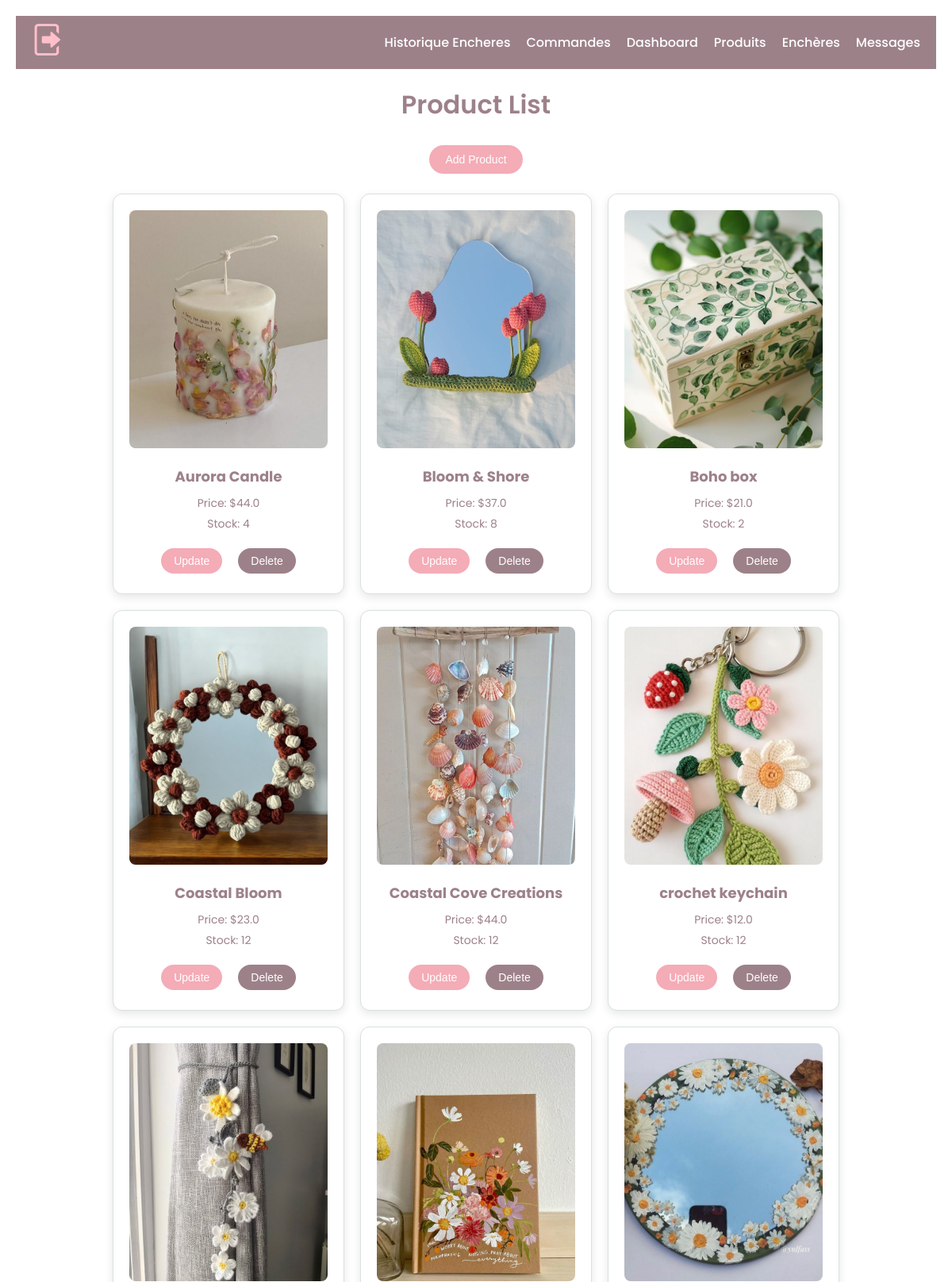
Before: /gestion_produits (signed in, upper part) with the older database file.
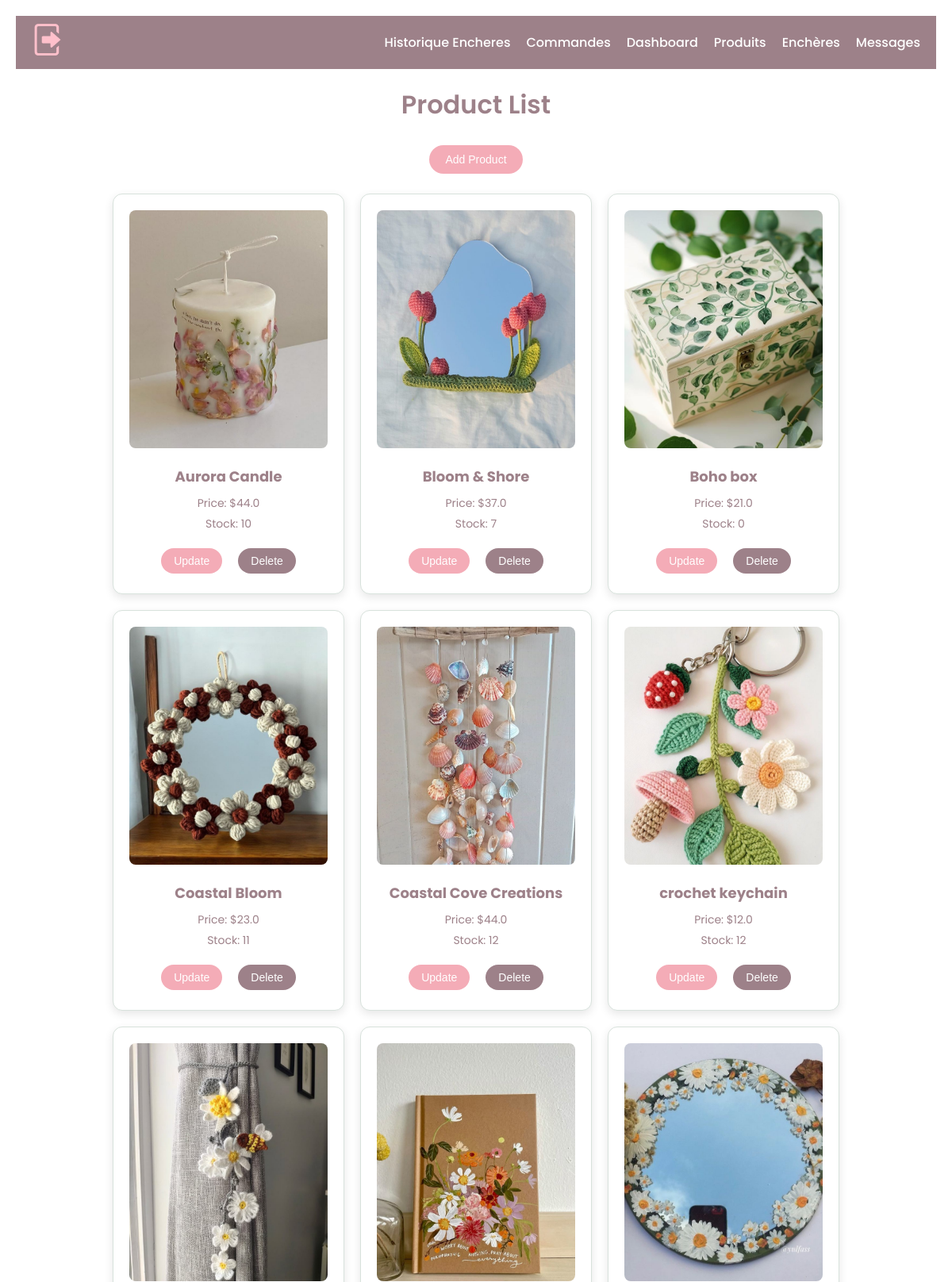
After: the same page with the newer database file.
### tables this page shows
CREATE TABLE products (
            id INTEGER PRIMARY KEY AUTOINCREMENT,
            name TEXT NOT NULL,
            price REAL NOT NULL,
            stock INTEGER NOT NULL,
            image_url TEXT
        );

### app.py (the view)
@app.route("/gestion_produits")
@login_required
def gestion_produits():
    conn = get_db()
    products = conn.execute("SELECT * FROM products").fetchall()
    conn.close()
    return render_template("gestion_produits.html", products=products)

### app.py (called while the page is built)
@login_manager.user_loader
def load_user(user_id):
    conn = get_db()
    user = conn.execute("SELECT * FROM users WHERE id = ?", (user_id,)).fetchone()
    conn.close()
    if user:
        return User(
            user["id"],
            user["FirstName"],
            user["LastName"],
            user["Email"],
            user["phoneNum"],
            user["password"],
            user["is_admin"],
        )
    return None

def get_db():
    conn = sqlite3.connect("database.db")
    conn.row_factory = sqlite3.Row
    return conn

### templates/gestion_produits.html (shortened to what this page needs)
<!DOCTYPE html>
<html lang="en">
  <head>
    <link
      rel="stylesheet"
      href="{{ url_for('static', filename='admin_products.css') }}" />
  </head>
  <body>
    <nav class="navbar">
      <a href="{{ url_for('logout') }}" class="logout-btn">
        <img
          src="{{ url_for('static', filename='img/logout.png') }}"
          alt="Logout" />
      </a>
      <ul class="nav-links">
        <li>
          <a href="{{ url_for('historique_encheres') }}">Historique Encheres</a>
        </li>
        <li><a href="{{ url_for('admin_orders') }}">Commandes</a></li>
        <li><a href="{{ url_for('home_admin') }}">Dashboard</a></li>
        <li><a href="{{ url_for('gestion_produits') }}">Produits</a></li>
        <li><a href="{{ url_for('gestion_encheres') }}">Enchères</a></li>
        <li><a href="{{ url_for('admin_messages') }}">Messages</a></li>
      </ul>
    </nav>
    <h1>Product List</h1>
    <a href="{{ url_for('add_product') }}"><button>Add Product</button></a>
    <div class="product-container">
      {% for product in products %}
      <div class="product-card">
        <img
          src="{{ url_for('static', filename= product.image_url ) }}"
          alt="{{ product.name }}" />
        <h3>{{ product.name }}</h3>
        <p>Price: ${{ product.price }}</p>
        <p>Stock: {{ product.stock }}</p>
        <div class="product-actions">
          <a href="{{ url_for('update_product', product_id=product.id) }}">
            <button class="update-btn">Update</button>
          </a>
          <button
            type="button"
            class="delete-btn"
            onclick="document.getElementById('delete-modal-{{ product.id }}').showModal();">
            Delete
          </button>
        </div>
      </div>
      {% endfor %}
    </div>
  </body>
</html>

Changed rows visible on the page:
changed products "Aurora Candle": stock "4" → "10"
changed products "Bloom & Shore": stock "8" → "7"
changed products "Boho box": stock "2" → "0"
changed products "Coastal Bloom": stock "12" → "11"
